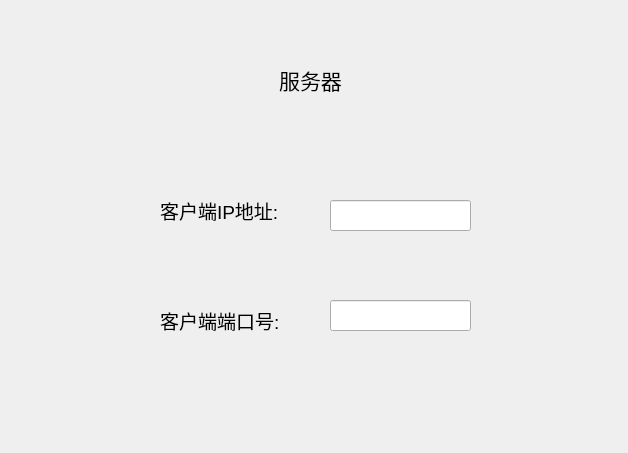
<?xml version="1.0" encoding="UTF-8"?>
<ui version="4.0">
 <class>Widget</class>
 <widget class="QWidget" name="Widget">
  <property name="geometry">
   <rect>
    <x>0</x>
    <y>0</y>
    <width>628</width>
    <height>453</height>
   </rect>
  </property>
  <property name="windowTitle">
   <string>Widget</string>
  </property>
  <widget class="QLabel" name="label">
   <property name="geometry">
    <rect>
     <x>210</x>
     <y>50</y>
     <width>201</width>
     <height>61</height>
    </rect>
   </property>
   <property name="text">
    <string>&lt;html&gt;&lt;head/&gt;&lt;body&gt;&lt;p align=&quot;center&quot;&gt;&lt;span style=&quot; font-size:16pt;&quot;&gt;服务器&lt;/span&gt;&lt;/p&gt;&lt;/body&gt;&lt;/html&gt;</string>
   </property>
  </widget>
  <widget class="QLabel" name="label_2">
   <property name="geometry">
    <rect>
     <x>160</x>
     <y>190</y>
     <width>151</width>
     <height>41</height>
    </rect>
   </property>
   <property name="text">
    <string>&lt;html&gt;&lt;head/&gt;&lt;body&gt;&lt;p&gt;&lt;span style=&quot; font-size:14pt;&quot;&gt;客户端IP地址:&lt;/span&gt;&lt;/p&gt;&lt;/body&gt;&lt;/html&gt;</string>
   </property>
  </widget>
  <widget class="QLabel" name="label_3">
   <property name="geometry">
    <rect>
     <x>160</x>
     <y>300</y>
     <width>151</width>
     <height>41</height>
    </rect>
   </property>
   <property name="text">
    <string>&lt;html&gt;&lt;head/&gt;&lt;body&gt;&lt;p&gt;&lt;span style=&quot; font-size:14pt;&quot;&gt;客户端端口号:&lt;/span&gt;&lt;/p&gt;&lt;/body&gt;&lt;/html&gt;</string>
   </property>
  </widget>
  <widget class="QLineEdit" name="ipLineEdit">
   <property name="geometry">
    <rect>
     <x>330</x>
     <y>200</y>
     <width>141</width>
     <height>31</height>
    </rect>
   </property>
  </widget>
  <widget class="QLineEdit" name="portLineEdit">
   <property name="geometry">
    <rect>
     <x>330</x>
     <y>300</y>
     <width>141</width>
     <height>31</height>
    </rect>
   </property>
  </widget>
 </widget>
 <resources/>
 <connections/>
</ui>
